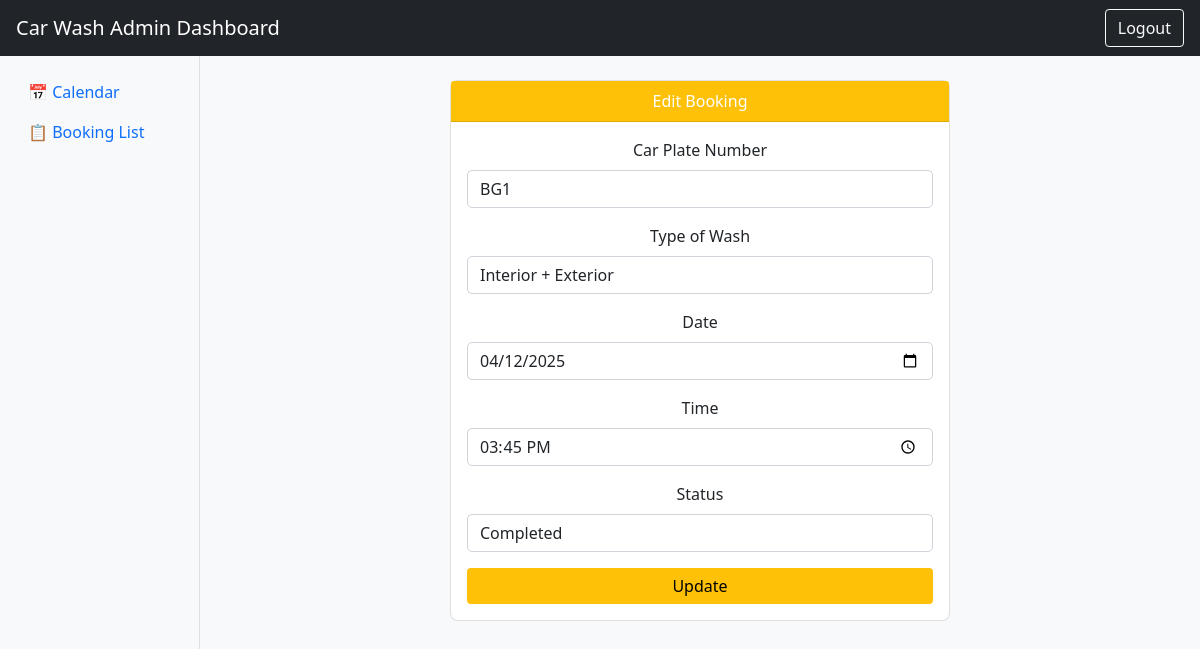
The page /admin/booking/edit/1 (signed in) on the database its author committed.
### app/models.py (models this page shows, shortened)
class Booking(db.Model):
    id = db.Column(db.Integer, primary_key=True)
    name = db.Column(db.String(100), nullable=False)
    contact_number = db.Column(db.String(20), nullable=False)  # Added field
    car_plate = db.Column(db.String(15), nullable=False)      # Added field
    car_type = db.Column(db.String(50), nullable=False)
    wash_type = db.Column(db.String(50), nullable=False)
    date = db.Column(db.Date, nullable=False)                 # Changed to Date type
    time = db.Column(db.Time, nullable=False)                 # Changed to Time type
    status = db.Column(db.String(20), default="Pending")
    created_at = db.Column(db.DateTime, default=datetime.now(timezone.utc))  # Added for tracking

### app/views/admin.py (the view, shortened to what this page needs)
@admin.route("/booking/edit/<int:booking_id>", methods=["GET", "POST"])
@login_required
def edit_booking(booking_id):
    booking = Booking.query.get_or_404(booking_id)
    form = AdminBookingForm(obj=booking)  # Use AdminBookingForm instead of BookingForm
    return render_template("edit_booking.html", form=form, booking=booking)

### app/forms.py
class AdminBookingForm(FlaskForm):
    name = StringField("Customer Name", validators=[DataRequired(), Length(min=2, max=100)])
    contact_number = StringField(
        "Contact Number",
        validators=[
            DataRequired(),
            Length(min=7, max=7, message="Contact number must be exactly 7 digits."),
            Regexp(r"^\d{7}$", message="Contact number must contain only digits (0-9)."),
        ],
    )
    car_plate = StringField("Car Plate Number", validators=[DataRequired(), Length(min=2, max=20)])
    car_type = SelectField("Car Type", choices=[("SUV", "SUV"), ("Sedan", "Sedan"), ("Truck", "Truck")])
    wash_type = SelectField(
        "Type of Wash",
        choices=[
            ("Exterior", "Exterior"),
            ("Interior + Exterior", "Interior + Exterior"),
            ("Polish", "Polish"),
        ],
    )
    date = DateField("Date", validators=[DataRequired()])
    time = TimeField("Time", validators=[DataRequired()])
    status = SelectField(
        "Status",
        choices=[("Pending", "Pending"), ("Completed", "Completed"), ("Cancelled", "Cancelled")],
        validators=[DataRequired()],
    )
    submit = SubmitField("Save Changes")

### app/views/admin.py (called while the page is built)
@login_manager.user_loader
def load_user(user_id):
    return Admin.query.get(int(user_id))

### app/templates/edit_booking.html (shortened to what this page needs)
{% extends 'admin_base.html' %}
{% block content %}
<div class="card mx-auto" style="max-width: 500px;">
    <div class="card-header bg-warning text-white">Edit Booking</div>
    <div class="card-body">
        <form method="POST">
            <div class="mb-3">
                {{ form.car_plate.label(class="form-label") }}
                {{ form.car_plate(class="form-control") }}
            </div>
            <div class="mb-3">
                {{ form.wash_type.label(class="form-label") }}
                {{ form.wash_type(class="form-control") }}
            </div>
            <div class="mb-3">
                {{ form.date.label(class="form-label") }}
                {{ form.date(class="form-control") }}
            </div>
            <div class="mb-3">
                {{ form.time.label(class="form-label") }}
                {{ form.time(class="form-control") }}
            </div>
            <div class="mb-3">
                {{ form.status.label(class="form-label") }}
                {{ form.status(class="form-control") }}
            </div>
            <button type="submit" class="btn btn-warning w-100">Update</button>
        </form>
    </div>
</div>
{% endblock %}

### app/static/styles.css (style rules this page uses)
body { background-color: #f8f9fa; }
form .form-control { border-radius: 5px; }
.btn-warning { background-color: #ffc107; border: none; }
.card { border-radius: 8px; text-align: center; }

### rows shown on the page
Booking: car_plate "BG1", wash_type "Interior + Exterior", date "04/12/2025", time "15:45", status "Completed"
